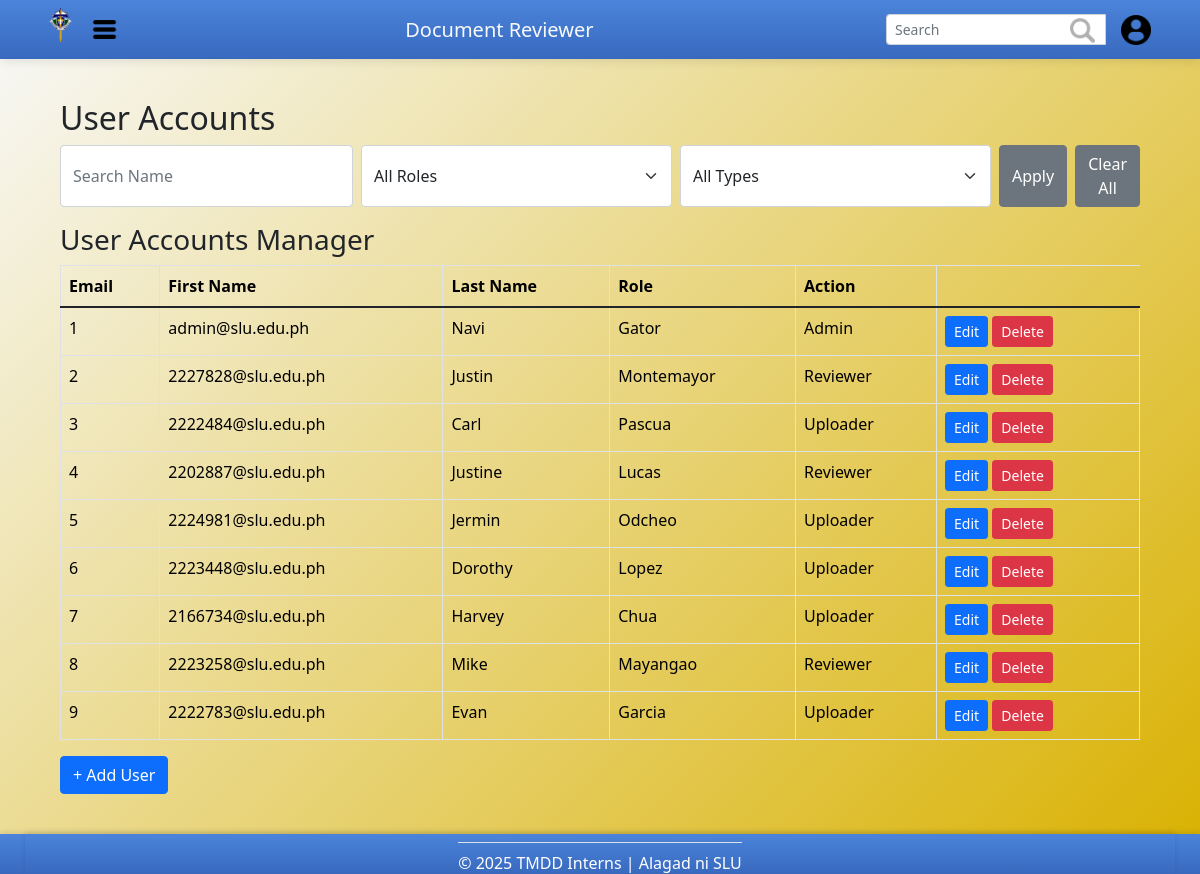
Page /public/php/admin/admin_user_manager.php on the committed database.
### tables this page shows
CREATE TABLE IF NOT EXISTS `users` (
  `user_id` int(11) NOT NULL AUTO_INCREMENT,
  `email` varchar(250) NOT NULL,
  `password` varchar(250) NOT NULL,
  `first_name` varchar(250) NOT NULL,
  `last_name` varchar(250) NOT NULL,
  `account_type` set('Reviewer','Uploader','Admin') NOT NULL,
  `online_status` tinyint(1) NOT NULL DEFAULT '0',
  `forgot_pass` tinyint(1) NOT NULL DEFAULT '0',
  PRIMARY KEY (`user_id`),
  UNIQUE KEY `email` (`email`)
);

### public/php/admin/admin_user_manager.php (the view, shortened to what this page needs)
<!DOCTYPE html>
<html>
<head>
  <link href="https://cdn.jsdelivr.net/npm/bootstrap@5.3.2/dist/css/bootstrap.min.css" rel="stylesheet"/>
  <link href="https://cdnjs.cloudflare.com/ajax/libs/font-awesome/5.15.3/css/all.min.css" rel="stylesheet"/>
  <link href="../../assets/styles/admin.css" rel="stylesheet">
</head>
<body>
<header>
  <?php include "./admin_header.php"; ?>
</header>
<div class="d-flex">
  <div class="content flex-grow-1">
    <h2>User Accounts</h2>
    <div class="d-flex mb-3">
      <input class="form-control me-2" placeholder="Search Name" type="text"/>
      <select class="form-select me-2">
        <option>All Roles</option>
      </select>
      <select class="form-select me-2">
        <option>All Types</option>
      </select>
      <button class="btn btn-secondary me-2">Apply</button>
      <button class="btn btn-secondary">Clear All</button>
    </div>
    <div class="table-container">
      <h3>User Accounts Manager</h3>
      <table class="table table-bordered">
        <thead>
          <tr>
            <th>Email</th>
            <th>First Name</th>
            <th>Last Name</th>
            <th>Role</th>
            <th>Action</th>
          </tr>
        </thead>
        <tbody>
          <?php
          include "../../../config/db.php";
          $sql = "SELECT user_id, email, first_name, last_name, account_type FROM users";
          $result = $db->query($sql);
          if ($result->num_rows > 0) {
            while ($row = $result->fetch_assoc()) {
              echo "<tr>
                      <td>{$row['user_id']}</td>
                      <td>{$row['email']}</td>
                      <td>{$row['first_name']}</td>
                      <td>{$row['last_name']}</td>
                      <td>{$row['account_type']}</td>
                      <td>
                        <a class='btn btn-primary btn-sm' href = 'edit_user.php?user_id={$row['user_id']}'>Edit</a>
                        <a class='btn btn-danger btn-sm' href = 'delete_user.php?user_id={$row['user_id']}'>Delete</a>
                      </td>
                    </tr>";
            }
          } else {
            echo "<tr><td colspan='5'>No users found.</td></tr>";
          }
          ?>
        </tbody>
      </table>
      <a class="btn btn-primary" href="add_user.php" role="button">+ Add User</a>
    </div>
  </div>
</div>
<footer class="bottom">
  <?php include "../general/footer.php"; ?>
</footer>
</body>
</html>

### public/assets/styles/admin.css (style rules this page uses)
html, body { height: 100%; margin: 0; }
body { display: flex; flex-direction: column; min-height: 100vh; position: relative; font-family: 'Poppins', sans-serif; background: linear-gradient(135deg, #f8f9fa 0%, #d9b100 100%); }
.content { flex: 1 0 auto; padding: 40px 60px; }

### public/assets/styles/header_footer.css (style rules this page uses)
:root { --gradient-start: #4B84DA; --gradient-middle: #4177CD; --gradient-end: #3869BE; }
body { min-height: 100vh; display: flex; flex-direction: column; margin: 0; }
footer { background: linear-gradient(180deg, var(--gradient-start) 0%, var(--gradient-middle) 50%, var(--gradient-end) 100%); color: rgba(255, 255, 255, 0.9); font-size: 2vh; width: 100%; height: 5vh; box-shadow: 0 -2px 5px rgba(0, 0, 0, 0.1); display: flex; align-items: center; justify-content: center; padding: 0 25px; position: relative; flex-shrink: 0; margin-top: auto; }

### public/assets/styles/sidebar.css (style rules this page uses)
:root { --gradient-start: #4B84DA; --gradient-middle: #4177CD; --gradient-end: #3869BE; }

### rows in the picture
users: user_id "1", email "admin@slu.edu.ph", first_name "Navi", last_name "Gator", account_type "Admin"
users: user_id "2", email "2227828@slu.edu.ph", first_name "Justin", last_name "Montemayor", account_type "Reviewer"
users: user_id "3", email "2222484@slu.edu.ph", first_name "Carl", last_name "Pascua", account_type "Uploader"
users: user_id "4", email "2202887@slu.edu.ph", first_name "Justine", last_name "Lucas", account_type "Reviewer"
users: user_id "5", email "2224981@slu.edu.ph", first_name "Jermin", last_name "Odcheo", account_type "Uploader"
users: user_id "6", email "2223448@slu.edu.ph", first_name "Dorothy", last_name "Lopez", account_type "Uploader"
users: user_id "7", email "2166734@slu.edu.ph", first_name "Harvey", last_name "Chua", account_type "Uploader"
users: user_id "8", email "2223258@slu.edu.ph", first_name "Mike", last_name "Mayangao", account_type "Reviewer"
users: user_id "9", email "2222783@slu.edu.ph", first_name "Evan", last_name "Garcia", account_type "Uploader"
